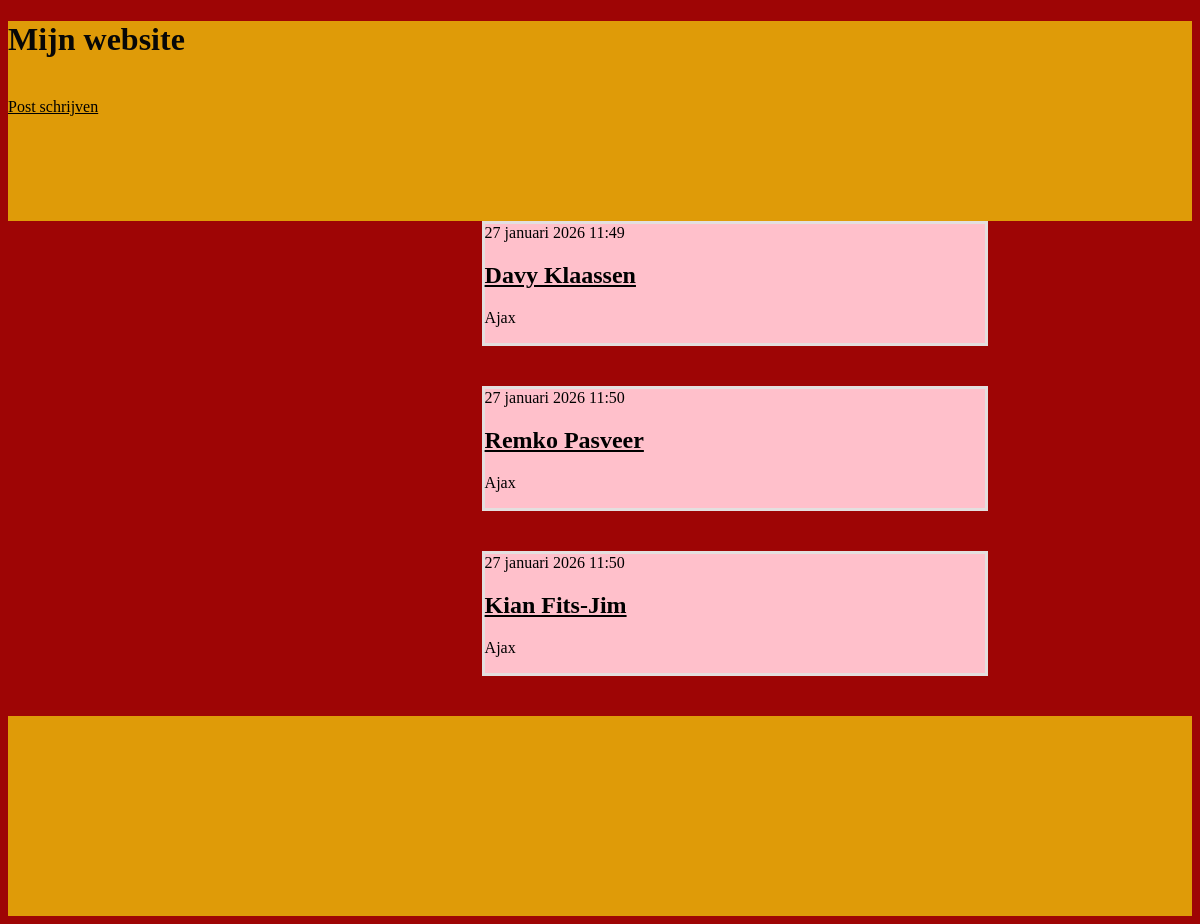
/, run on an earlier commit of the app's database.
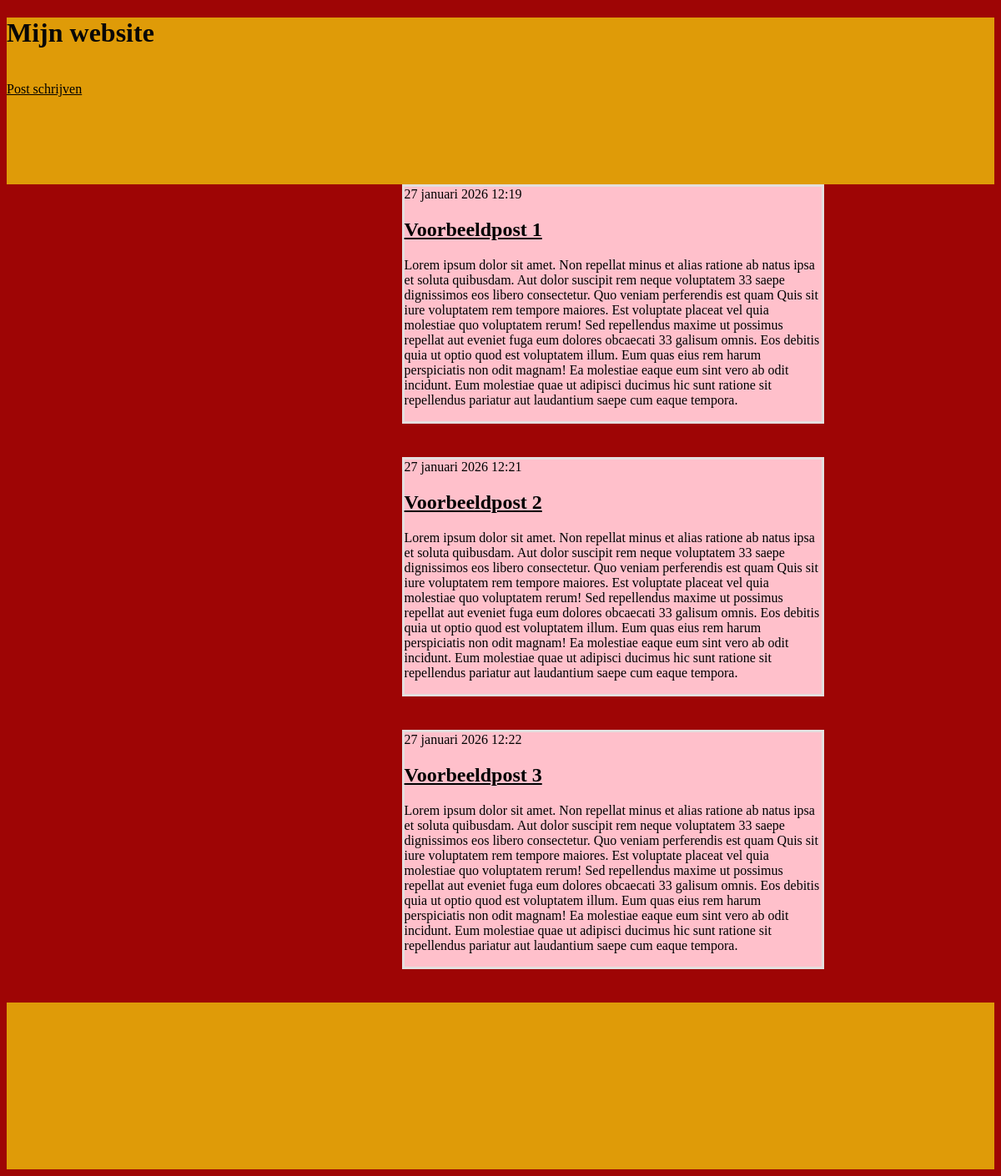
And on a later commit of the database.
### blog/models.py (models this page shows, shortened)
class Post(models.Model):
    author = models.ForeignKey(settings.AUTH_USER_MODEL, on_delete=models.CASCADE)
    title = models.CharField(max_length=200)
    text = models.CharField()
    created_date = models.DateTimeField(default=timezone.now)
    published_date = models.DateTimeField(blank=True, null=True)

### blog/views.py (the view)
# urls.py: path('', views.post_list, name='post_list'),
def post_list(request):
    posts = Post.objects.filter(published_date__lte=timezone.now()).order_by('published_date')
    return render(request, 'blog/post_list.html', {'posts': posts})

### blog/templates/blog/post_list.html
{% extends 'blog/base.html' %}
{% block inhoud %}
{% for post in posts %}
<article class="post">
<time class="date">
{{ post.published_date }}
</time>
<h2><a href="{% url 'post_inhoud' pk=post.pk %}">{{ post.title }}</a></h2>
<p>{{ post.text|linebreaksbr }}</p>
</article>
{% endfor %}
{% endblock %}

### blog/templates/blog/base.html (shortened to what this page needs)
{% load static %}
<!DOCTYPE html>
<html lang="en" dir='ltr'>
    <head><meta charset="utf-8">
        <link href="https://cdn.jsdelivr.net/npm/bootstrap@5.1.3/dist/css/bootstrap.min.css" rel="stylesheet"integrity="sha384-1BmE4kWBq78iYhFldvKuhfTAU6auU8tT94WrHftjDbrCEXSU1oBoqyl2QvZ6jIW3"crossorigin="anonymous">
        <link rel="stylesheet" href="{% static 'css/stijl.css' %}">
    </head>
    <body>
        <header>
            <h1>Mijn website</h1><br>
            <a href="{% url 'post_nieuw' %}" class="top-menu">Post schrijven</a>
        </header>
        <section>{% block inhoud %}{% endblock %}</section>
        <footer></footer>
    </body>
</html>

### blog/static/css/stijl.css (style rules this page uses)
body { background-color: rgb(158, 5, 5);color: black; }
header { width: 100%;height: 200px; background-color:rgb(223, 155, 8); }
h1 { color: rgb(7, 7, 7); }
article { width:500px;margin-left: 40%; margin-bottom: 40px;border: 3px solid rgb(228, 223, 223); background-color: pink; }
footer { width: 100%;height: 200px;background-color: rgb(223, 155, 8);align-content: end;text-align: right;color: rgb(7, 7, 7); }
a { color: black; }

What changed in the data, as far as the page shows it:
removed Post: published_date "27 januari 2026 11:49", title "Davy Klaassen", text "Ajax"
removed Post: published_date "27 januari 2026 11:50", title "Remko Pasveer", text "Ajax"
removed Post: published_date "27 januari 2026 11:50", title "Kian Fits-Jim", text "Ajax"
added Post: published_date "27 januari 2026 12:19", title "Voorbeeldpost 1", text "Lorem ipsum dolor sit amet. Non repellat minus et alias ratione ab natus ipsa et soluta quibusdam. Aut dolor suscipit rem neque voluptatem 33 saepe dignissimos eos libero consectetur. Quo veniam perferendis est quam Quis sit iure voluptatem rem tempore maiores. Est voluptate placeat vel quia molestiae quo voluptatem rerum! Sed repellendus maxime ut possimus repellat aut eveniet fuga eum dolores obcaecati 33 galisum omnis. Eos debitis quia ut optio quod est voluptatem illum. Eum quas eius rem harum perspiciatis non odit magnam! Ea molestiae eaque eum sint vero ab odit incidunt. Eum molestiae quae ut adipisci ducimus hic sunt ratione sit repellendus pariatur aut laudantium saepe cum eaque…"
added Post: published_date "27 januari 2026 12:21", title "Voorbeeldpost 2", text "Lorem ipsum dolor sit amet. Non repellat minus et alias ratione ab natus ipsa et soluta quibusdam. Aut dolor suscipit rem neque voluptatem 33 saepe dignissimos eos libero consectetur. Quo veniam perferendis est quam Quis sit iure voluptatem rem tempore maiores. Est voluptate placeat vel quia molestiae quo voluptatem rerum! Sed repellendus maxime ut possimus repellat aut eveniet fuga eum dolores obcaecati 33 galisum omnis. Eos debitis quia ut optio quod est voluptatem illum. Eum quas eius rem harum perspiciatis non odit magnam! Ea molestiae eaque eum sint vero ab odit incidunt. Eum molestiae quae ut adipisci ducimus hic sunt ratione sit repellendus pariatur aut laudantium saepe cum eaque…"
added Post: published_date "27 januari 2026 12:22", title "Voorbeeldpost 3", text "Lorem ipsum dolor sit amet. Non repellat minus et alias ratione ab natus ipsa et soluta quibusdam. Aut dolor suscipit rem neque voluptatem 33 saepe dignissimos eos libero consectetur. Quo veniam perferendis est quam Quis sit iure voluptatem rem tempore maiores. Est voluptate placeat vel quia molestiae quo voluptatem rerum! Sed repellendus maxime ut possimus repellat aut eveniet fuga eum dolores obcaecati 33 galisum omnis. Eos debitis quia ut optio quod est voluptatem illum. Eum quas eius rem harum perspiciatis non odit magnam! Ea molestiae eaque eum sint vero ab odit incidunt. Eum molestiae quae ut adipisci ducimus hic sunt ratione sit repellendus pariatur aut laudantium saepe cum eaque…"
